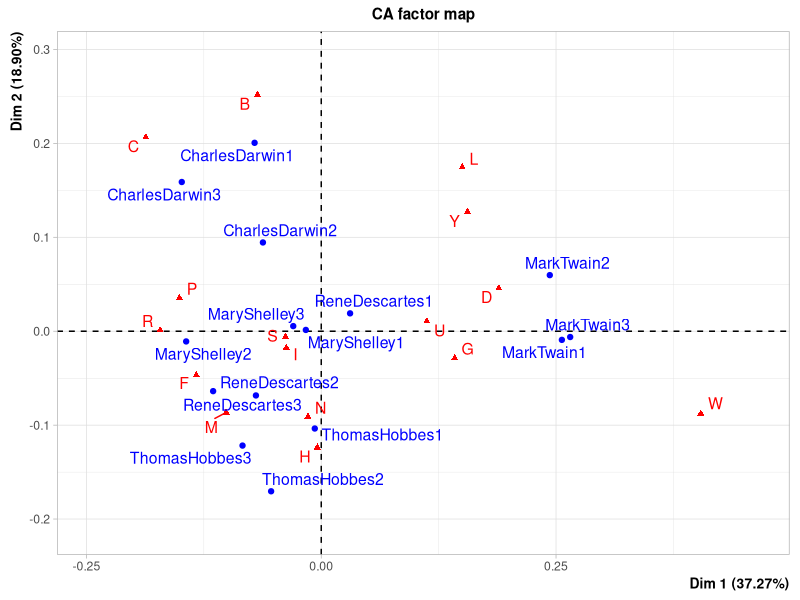
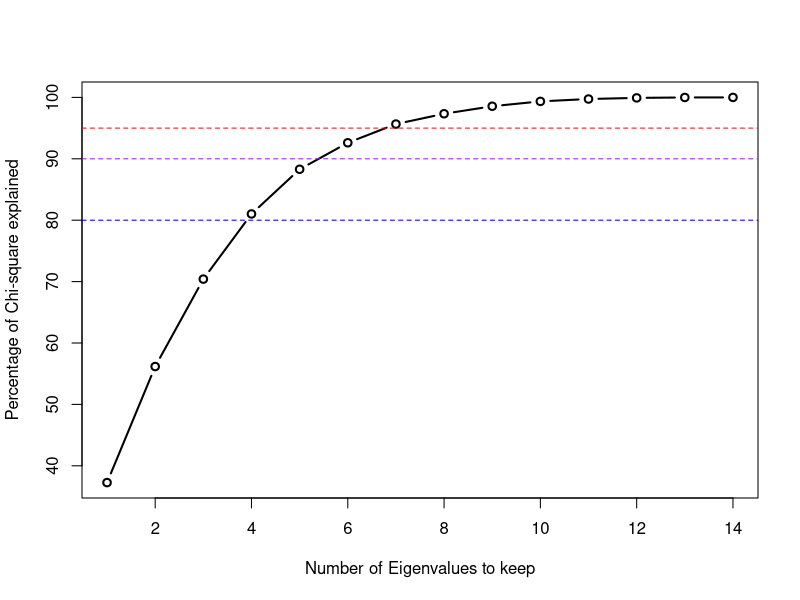

Write the R code that produced these figures, in order.
data <- read.csv('./writers_data.csv')

ctab <- as.matrix(data[, -1])
rownames(ctab) <- data[, 1]
ctab

library(FactoMineR)
fit <- CA(ctab, ncp = 14, graph = TRUE)

head(fit$eig)

plot(1:14, fit$eig[,3], type = "b", lwd = 2, xlab = "Number of Eigenvalues to keep", 
     ylab = "Percentage of Chi-square explained")
abline(h = 80, col = "blue", lty = 2)
abline(h = 90, col = "purple", lty = 2)
abline(h = 95, col = "red", lty = 2)
